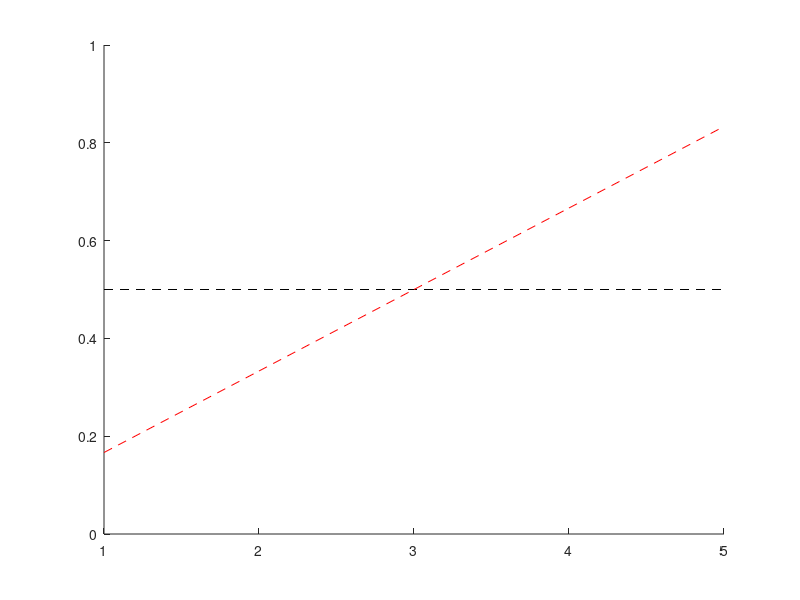

MATLAB code for this plot: (Note: this script raises an error after producing the figure.)
close all;
clear;
rng(0);

N = 5; gamma = 1;
V_gt = linspace(0, 1, N + 2); V_gt = V_gt(2:(end - 1));
V_0 = ones(size(V_gt)) * 0.5;

% Figure 6.3a
figure('Position', [300 200 500 400]); hold on;
plot(V_0, 'k--');
plot(V_gt, 'r--');
V = V_0; alpha = 0.1;
EpisodeNum = 100;
PlotEpisode = [1, 10, 100];
for Episode = 1:EpisodeNum
    [s_history, ~, r_history] = OneEpisode((N + 1) / 2, N, 'r_left', 0);
    V = nStepTD(s_history, r_history, gamma, V, 1, alpha, 'Online');
    if ismember(Episode, PlotEpisode)
        plot(V, 'Color', 'b');
    end
end
set(gca, 'XTick', 1:5, 'XTickLabel', {'A', 'B', 'C', 'D', 'E'}, 'FontSize', 15);

% Figure 6.3b
SimNum = 100;
for n = [1, Inf]
    switch n
        case 1
            alpha_list = [0.05, 0.1, 0.15];
        case Inf
            alpha_list = [0.01, 0.02, 0.03, 0.04];
    end
    figure('Position', [300 200 400 300]); hold on;
    for alpha = alpha_list
        RMS = zeros(1, EpisodeNum);
        for SimID = 1:SimNum
            V = V_0;
            for Episode = 1:EpisodeNum
                [s_history, ~, r_history] = OneEpisode((N + 1) / 2, N, 'r_left', 0);
                V = nStepTD(s_history, r_history, gamma, V, n, alpha, 'Online');
                RMS(Episode) = RMS(Episode) + mean((V - V_gt).^2)^0.5 / SimNum;
            end
        end
        plot(RMS);
    end
    xlabel('Episodes');
    ylabel('RMS'); ylim([0, 0.25]);
    switch n
        case 1
            title('TD(0)');
            legend('0.05', '0.1', '0.15', 'Location', 'NorthEast');
        case Inf
            title('Monte Carlo');
            legend('0.01', '0.02', '0.03', '0.04', 'Location', 'SouthWest');
    end
    set(gca, 'FontSize', 15);
end

% Figure 6.4
alpha = 5e-4;
SimNum = 100;
EpisodeNum = 100;
s_history = cell(1, EpisodeNum);
r_history = cell(1, EpisodeNum);
if ~exist('Fig6.4.mat', 'file')
    for n = [1, Inf]
        RMS = zeros(1, SimNum);
        tStart = tic;
        for SimID = 1:SimNum
            if mod(SimID, 10) == 0
                tElapse = toc(tStart);
                display(sprintf('Simulation %d/%d processed, elapsed time %.2fs', SimID, SimNum, tElapse));
            end
            V = V_0;
            for Episode = 1:EpisodeNum
                [s_history{Episode}, ~, r_history{Episode}] = OneEpisode((N + 1) / 2, N, 'r_left', 0);
                dV = Inf * ones(size(V));
                while max(abs(dV)) > 1e-4
                    dV = zeros(size(V));
                    for BatchIter = 1:Episode
                        V_new = nStepTD(s_history{BatchIter}, r_history{BatchIter}, gamma, V, n, alpha, 'Offline');
                        dV = dV + (V_new - V);
                    end
                    V = V + dV;
                end
                RMS(Episode) = RMS(Episode) + mean((V - V_gt).^2)^0.5 / SimNum;
            end
        end
        
        switch n
            case 1
                RMS_TD = RMS;
            case Inf
                RMS_MC = RMS;
        end
    end
    save('Fig6.4.mat', 'RMS_TD', 'RMS_MC');
else
    load('Fig6.4.mat', 'RMS_TD', 'RMS_MC');
end
figure('Position', [300 200 400 300]); hold on;
plot(RMS_TD); plot(RMS_MC);
xlabel('Episodes');
ylabel('RMS'); ylim([0, 0.25]);
title('Batch updating');
legend('TD(0)', 'MC');
set(gca, 'FontSize', 15);